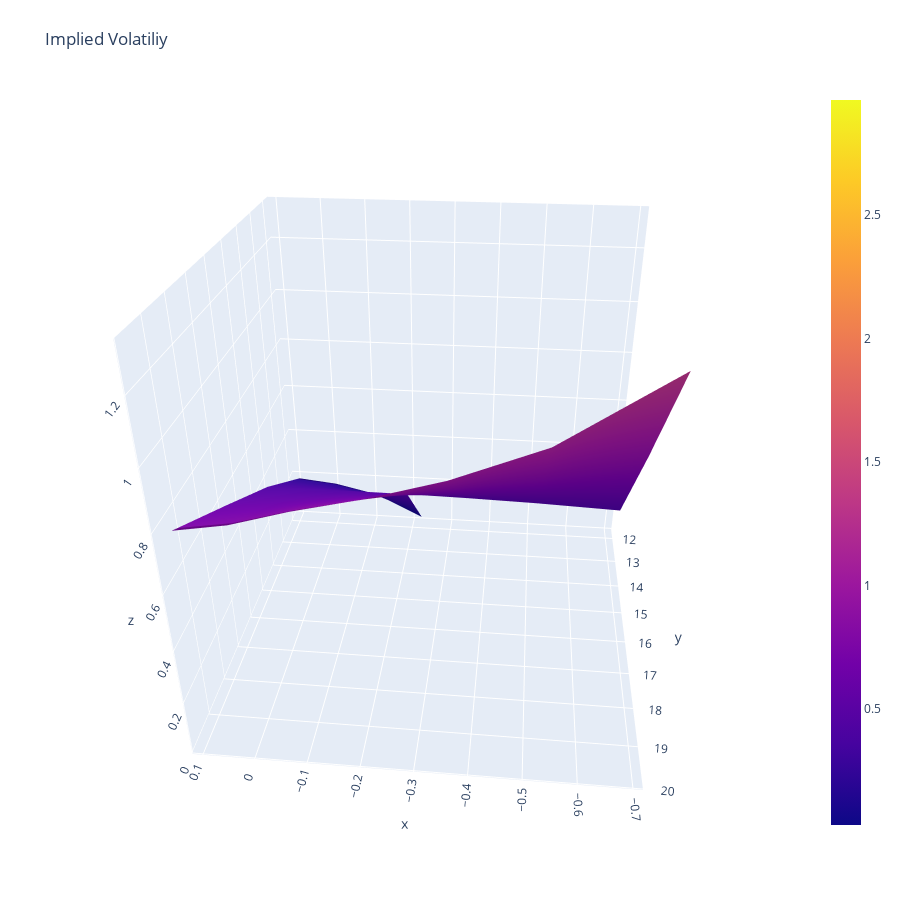

The notebook cell saved with this chart:
### Code cell
x, y = np.log(np.linspace(5,15,11)/10), np.linspace(1,20,8)
xx, yy = np.meshgrid(x, y, sparse=False)

fig = go.Figure(data=go.Surface(x=x, y=y, z=brent_output))
fig.update_layout(title='Implied Volatiliy', autosize=False,
                  width=900, height=900,
                  margin=dict(l=65, r=50, b=65, t=90))

### Figure 1 — Plotly figure (JSON) as saved in the notebook; plotly's stock layout.template omitted (floating-point values rounded to 4 significant figures)
{"data": [{"type": "surface", "x": [-0.6931, -0.5108, -0.3567, -0.2231, -0.1054, 0, 0.09531, 0.1823, 0.2624, 0.3365, 0.4055], "y": [1, 3.714, 6.429, 9.143, 11.86, 14.57, 17.29, 20], "z": [[null, null, null, null, null, null, null], [null, null, null, null, null, null, null], [null, null, null, null, null, null, null], [null, null, null, null, null, null, null], [null, null, null, 0.03152, 0.1327, 0.1742, 0.1912], [0.3947, 0.4065, 0.4125, 0.4155, 0.4167, 0.4162, 0.4149], [0.8595, 0.7618, 0.7111, 0.6782, 0.654, 0.6264, 0.6115], [1.347, 1.125, 1.012, 0.9407, 0.8897, 0.8339, 0.805], [1.86, 1.504, 1.324, 1.211, 1.131, 1.046, 1.002], [2.397, 1.901, 1.65, 1.493, 1.383, 1.266, 1.207], [2.966, 2.325, 1.999, 1.795, 1.652, 1.501, 1.425]]}], "layout": {"autosize": false, "height": 900, "margin": {"b": 65, "l": 65, "r": 50, "t": 90}, "scene": {"aspectmode": "auto", "aspectratio": {"x": 1, "y": 1, "z": 1}, "camera": {"center": {"x": 0, "y": 0, "z": 0}, "eye": {"x": -0.1873, "y": 1.868, "z": 1.079}, "projection": {"type": "perspective"}, "up": {"x": 0, "y": 0, "z": 1}}}, "title": {"text": "Implied Volatiliy"}, "width": 900}}
